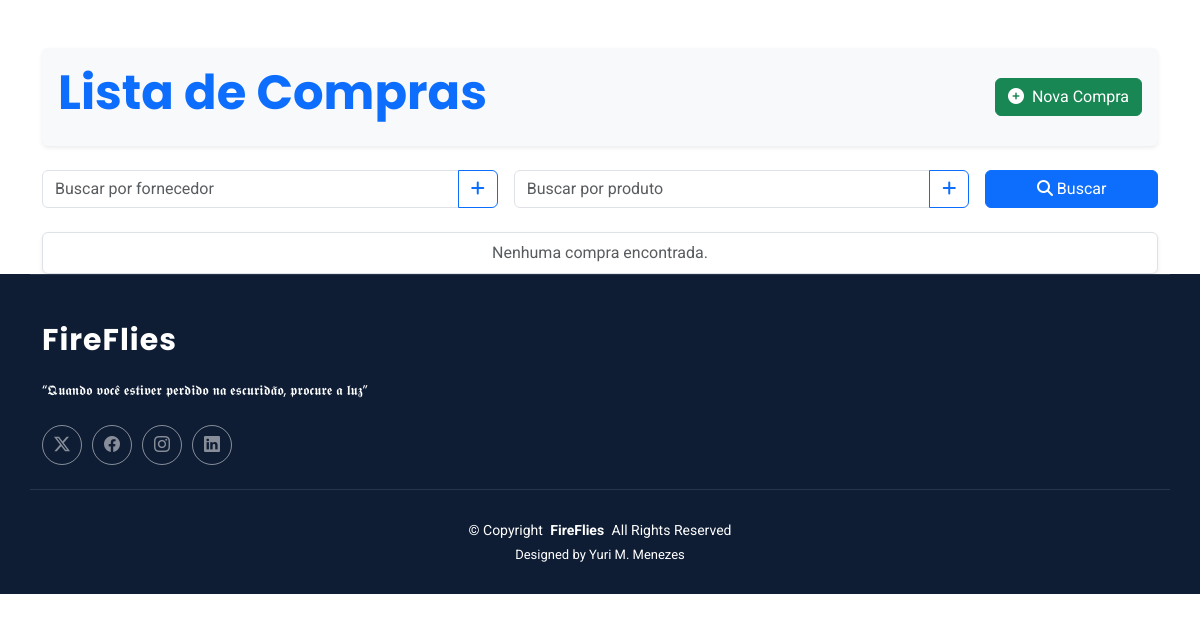
Before: /compras/ with the older database file.
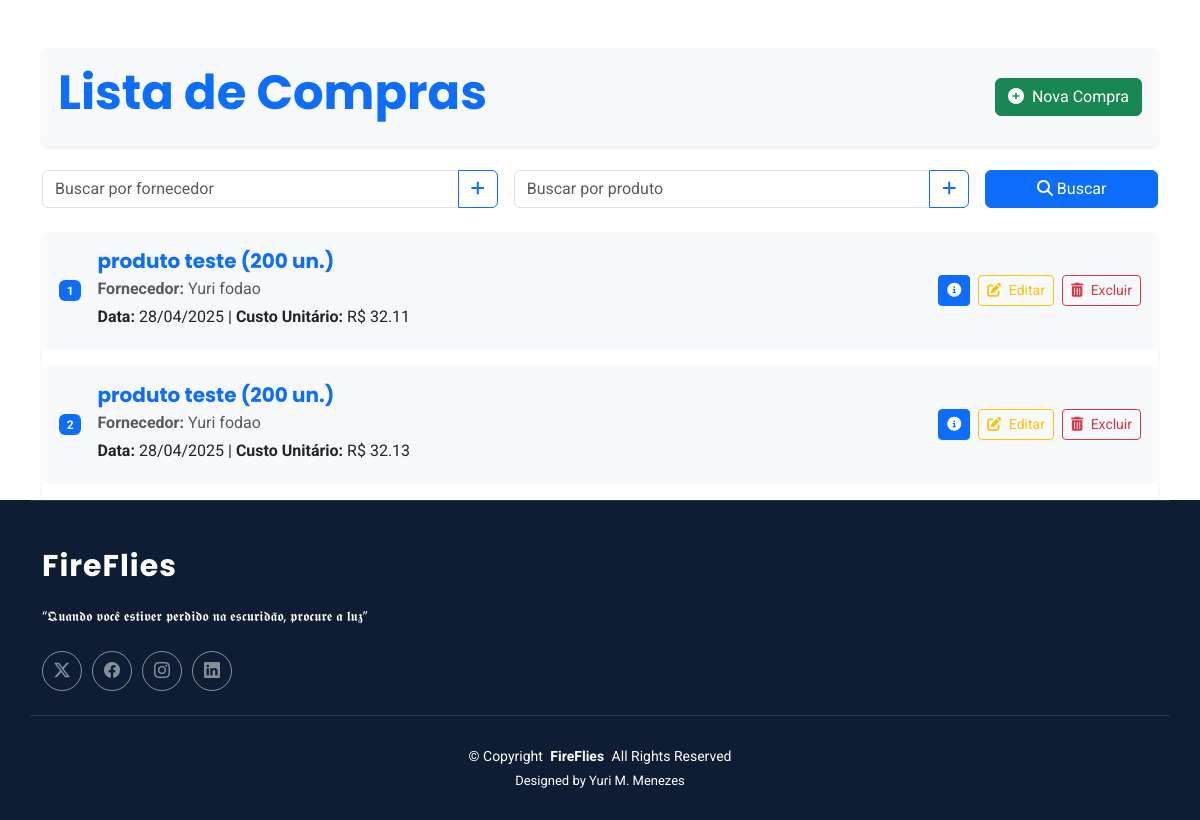
After: the same page with the newer database file.
### apps/compras/models.py (models this page shows, shortened)
class Compra(models.Model):
    STATUS_CHOICES = [
        ('pendente', 'Pendente'),
        ('confirmada', 'Confirmada'),
        ('cancelada', 'Cancelada'),
        ('entregue', 'Entregue'),
        ('faturada', 'Faturada'),
        ('paga', 'Paga'),
    ]
    FORMA_PAGAMENTO_CHOICES = [
        ('avista', 'À Vista'),
        ('prazo', 'A Prazo'),
        ('boleto', 'Boleto'),
        ('cartao', 'Cartão de Crédito'),
        ('pix', 'PIX'),
        ('transferencia', 'Transferência Bancária'),
    ]
    fornecedor = models.ForeignKey(Fornecedor, on_delete=models.CASCADE, related_name='compras')
    produto = models.ForeignKey('produtos.Produto', on_delete=models.CASCADE, related_name='compras')
    quantidade = models.PositiveIntegerField()
    custo_unitario = models.DecimalField(max_digits=10, decimal_places=2)
    data_compra = models.DateTimeField(default=timezone.now)
    data_entrega = models.DateTimeField(null=True, blank=True)
    descricao = models.TextField(blank=True, null=True)
    slug = models.SlugField(max_length=255, unique=True, blank=True)
    status = models.CharField(max_length=20, choices=STATUS_CHOICES, default='pendente')
    forma_pagamento = models.CharField(max_length=20, choices=FORMA_PAGAMENTO_CHOICES, default='avista')
    valor_total = models.DecimalField(max_digits=10, decimal_places=2, default=0.00)
    desconto = models.DecimalField(max_digits=10, decimal_places=2, default=0.00)
    valor_final = models.DecimalField(max_digits=10, decimal_places=2, default=0.00)
    numero_parcelas = models.PositiveIntegerField(default=1)
    valor_parcela = models.DecimalField(max_digits=10, decimal_places=2, default=0.00)
    data_criacao = models.DateTimeField(auto_now_add=True)
    data_atualizacao = models.DateTimeField(auto_now=True)
    observacoes = models.TextField(blank=True, null=True)
    usuario_criacao = models.ForeignKey(settings.AUTH_USER_MODEL, on_delete=models.SET_NULL, null=True, related_name='compras_criadas')
    usuario_atualizacao = models.ForeignKey(settings.AUTH_USER_MODEL, on_delete=models.SET_NULL, null=True, related_name='compras_atualizadas')
    numero_nota_fiscal = models.CharField(max_length=20, blank=True, null=True)
    serie_nota_fiscal = models.CharField(max_length=10, blank=True, null=True)
    data_emissao_nf = models.DateField(blank=True, null=True)
    valor_frete = models.DecimalField(max_digits=10, decimal_places=2, default=0.00)
    valor_seguro = models.DecimalField(max_digits=10, decimal_places=2, default=0.00)
    valor_outras_despesas = models.DecimalField(max_digits=10, decimal_places=2, default=0.00)
    motorista = models.ForeignKey('motoristas.Motorista', on_delete=models.SET_NULL, null=True, blank=True, related_name='compras')
    veiculo = models.ForeignKey('veiculos.Veiculo', on_delete=models.SET_NULL, null=True, blank=True, related_name='compras')
    data_chegada = models.DateTimeField(blank=True, null=True)
    data_saida = models.DateTimeField(blank=True, null=True)
    placa_veiculo = models.CharField(max_length=10, blank=True, null=True)
    uf_veiculo = models.CharField(max_length=2, blank=True, null=True)
    class Meta:
        indexes = [
            models.Index(fields=['status']),
            models.Index(fields=['data_compra']),
            models.Index(fields=['fornecedor']),
            models.Index(fields=['produto']),
            models.Index(fields=['numero_nota_fiscal']),
            models.Index(fields=['motorista']),
            models.Index(fields=['veiculo']),
            models.Index(fields=['usuario_criacao']),
            models.Index(fields=['usuario_atualizacao']),
        ]
        constraints = [
            models.CheckConstraint(
                check=models.Q(valor_total__gte=0),
                name='compra_valor_total_nao_negativo'
            ),
            models.CheckConstraint(
                check=models.Q(desconto__gte=0),
                name='compra_desconto_nao_negativo'
            ),
            models.CheckConstraint(
                check=models.Q(valor_final__gte=0),
                name='compra_valor_final_nao_negativo'
            ),
            models.CheckConstraint(
                check=models.Q(valor_frete__gte=0),
                name='compra_valor_frete_nao_negativo'
            ),
            models.CheckConstraint(
                check=models.Q(valor_seguro__gte=0),
                name='compra_valor_seguro_nao_negativo'
            ),
            models.CheckConstraint(
                check=models.Q(valor_outras_despesas__gte=0),
                name='compra_valor_outras_despesas_nao_negativo'
            ),
        ]

### apps/produtos/models.py (models this page shows, shortened)
class Produto(models.Model):
    class Meta:
        verbose_name = 'Produto'
        verbose_name_plural = 'Produtos'
        indexes = [
            models.Index(fields=['slug']),
            models.Index(fields=['categoria']),
        ]
    STATUS_DISPONIVEL = 'disponivel'
    STATUS_INDISPONIVEL = 'indisponivel'
    STATUS_PROMOCAO = 'promocao'
    STATUS_CHOICES = [
        (STATUS_DISPONIVEL, 'Disponível'),
        (STATUS_INDISPONIVEL, 'Indisponível'),
        (STATUS_PROMOCAO, 'Promoção'),
    ]
    nome = models.CharField(max_length=255, unique=True)
    sku = models.CharField(max_length=20, unique=True, null=True, blank=True)
    slug = models.SlugField(unique=True, blank=True, null=False, max_length=255)
    descricao = models.TextField(blank=True, null=True)
    preco = models.DecimalField(max_digits=10, decimal_places=2)
    categoria = models.ForeignKey('Categoria', on_delete=models.SET_NULL, null=True, blank=True)
    estoque_minimo = models.PositiveIntegerField(default=0)
    peso = models.PositiveIntegerField(default=0, help_text="Peso do produto em gramas.")
    largura = models.DecimalField(max_digits=10, decimal_places=2, default=0, help_text="Largura do produto em centímetros.")
    altura = models.DecimalField(max_digits=10, decimal_places=2, default=0, help_text="Altura do produto em centímetros.")
    profundidade = models.DecimalField(max_digits=10, decimal_places=2, default=0, help_text="Profundidade do produto em centímetros.")
    marca = models.CharField(max_length=100, blank=True, null=True)
    status = models.CharField(max_length=20, choices=STATUS_CHOICES, default=STATUS_DISPONIVEL)
    status_message = models.CharField(max_length=255, blank=True, null=True)
    imagem = models.ImageField(upload_to='produtos/', null=True, blank=True)
    visivel = models.BooleanField(default=True)
    promocao_inicio = models.DateTimeField(null=True, blank=True)
    promocao_fim = models.DateTimeField(null=True, blank=True)
    produtos_relacionados = models.ManyToManyField('self', blank=True)
    data_cadastro = models.DateTimeField(auto_now_add=True)

### apps/fornecedores/models.py (models this page shows, shortened)
class Fornecedor(models.Model):
    class Meta:
        verbose_name = 'Fornecedor'
        verbose_name_plural = 'Fornecedores'
        ordering = ['-data_cadastro']
    nome = models.CharField(max_length=255)
    slug = models.SlugField(unique=True, blank=True, null=False, max_length=255)
    email = models.EmailField(unique=True)
    telefone = models.CharField(max_length=15)
    cpf = models.CharField(max_length=14, unique=True, blank=True, null=True)  # CPF (opcional)
    cnpj = models.CharField(max_length=18, unique=True, blank=True, null=True)  # CNPJ (opcional)
    data_fundacao = models.DateField(null=True, blank=True)
    data_cadastro = models.DateTimeField(auto_now_add=True)
    endereco = models.OneToOneField('enderecos.Endereco', on_delete=models.CASCADE, null=True, blank=True)
    limite_credito = models.DecimalField(max_digits=10, decimal_places=2, default=0.00)
    saldo_devedor = models.DecimalField(max_digits=10, decimal_places=2, default=0.00)
    status = models.CharField(
        max_length=20,
        choices=[
            ('ativo', 'Ativo'),
            ('inativo', 'Inativo'),
            ('bloqueado', 'Bloqueado'),
            ('pre_cadastro', 'Pré-cadastro')
        ],
        default='pre_cadastro'
    )
    observacoes = models.TextField(blank=True, null=True)
    data_atualizacao = models.DateTimeField(auto_now=True)
    ultima_compra = models.DateTimeField(null=True, blank=True)
    total_compras = models.DecimalField(max_digits=10, decimal_places=2, default=0.00)
    total_servicos = models.DecimalField(max_digits=10, decimal_places=2, default=0.00)
    prazo_pagamento = models.IntegerField(default=30)  # Prazo padrão em dias
    condicao_pagamento = models.CharField(
        max_length=50,
        choices=[
            ('a_vista', 'À Vista'),
            ('30_dias', '30 Dias'),
            ('60_dias', '60 Dias'),
            ('90_dias', '90 Dias'),
            ('personalizado', 'Personalizado')
        ],
        default='30_dias'
    )

### apps/compras/views.py (the view)
# urls.py: path('', CompraListView.as_view(), name='lista_compras'),
class CompraListView(AjaxListMixin, ListView):
    model = Compra
    template_name = 'compras/lista_compras.html'
    partial_template_name = 'compras/_lista_compras.html'
    context_object_name = 'compras'
    def get_queryset(self):
        fornecedor_busca = self.request.GET.get('fornecedor', '')
        produto_busca = self.request.GET.get('produto', '')
        queryset = Compra.objects.all()
        if fornecedor_busca:
            queryset = queryset.filter(fornecedor__nome__icontains=fornecedor_busca)
        if produto_busca:
            queryset = queryset.filter(produto__nome__icontains=produto_busca)
        return queryset

### apps/compras/views.py (called while the page is built)
def is_ajax(request):
    return request.headers.get('X-Requested-With') == 'XMLHttpRequest'

    def render_to_response(self, context, **response_kwargs):
        if is_ajax(self.request) and self.partial_template_name:
            return render(self.request, self.partial_template_name, context)
        return super().render_to_response(context, **response_kwargs)

### apps/context_processors.py (called while the page is built)
def cfg_assets_root(request):
    return { 'ASSETS_ROOT' : settings.ASSETS_ROOT }

### apps/compras/templates/compras/lista_compras.html (shortened to what this page needs)
{% extends 'includes/base_cadastros.html' %}
{% load static %}
{% load crispy_forms_tags %}
{% block content %}
<div class="container mt-5">
  <div class="d-flex justify-content-between align-items-center mb-4 p-3 bg-light rounded shadow-sm">
    <a href="{% url 'compras:lista_compras' %}" class="text-decoration-none">
      <h1 class="display-5 fw-bold text-primary">Lista de Compras</h1>
    </a>
    <button class="btn btn-success" onclick="abrirModal('{% url 'compras:nova_compra' %}', 'Nova Compra')">
      <i class="fas fa-plus-circle me-1"></i> Nova Compra
    </button>
  </div>
  <form method="get" action="{% url 'compras:lista_compras' %}" class="mb-4">
    <div class="row g-3">
      <div class="col-md-5">
        <div class="input-group">
          <input type="text" name="fornecedor" value="{{ request.GET.fornecedor }}" class="form-control" placeholder="Buscar por fornecedor">
          <button class="btn btn-outline-primary" type="button" onclick="abrirModal('{% url 'fornecedores:novo_fornecedor' %}', 'Novo Fornecedor')">
            <i class="fas fa-plus"></i>
          </button>
        </div>
      </div>
      <div class="col-md-5">
        <div class="input-group">
          <input type="text" name="produto" value="{{ request.GET.produto }}" class="form-control" placeholder="Buscar por produto">
          <button class="btn btn-outline-primary" type="button" onclick="abrirModal('{% url 'produtos:novo_produto' %}', 'Novo Produto')">
            <i class="fas fa-plus"></i>
          </button>
        </div>
      </div>
      <div class="col-md-2">
        <button class="btn btn-primary w-100" type="submit">
          <i class="fas fa-search"></i> Buscar
        </button>
      </div>
    </div>
  </form>
  {% include 'compras/_lista_compras.html' %}
</div>
{% endblock content %}

### apps/compras/templates/compras/_lista_compras.html
<div class="list-group shadow-sm" id="lista-compras">
  {% for compra in compras %}
    <div class="list-group-item d-flex justify-content-between align-items-center mb-3 p-3 rounded-3 border border-light bg-light" id="compra-{{ compra.slug }}">
      <div class="d-flex align-items-center">
        <span class="badge bg-primary me-3">{{ forloop.counter }}</span>
        <div>
          <h5 class="mb-1">
            <a href="javascript:void(0);" class="text-primary fw-bold text-decoration-none"
               onclick="abrirModalGenerico('{% url 'compras:detalhes_compra' compra.slug %}', 'Detalhes da Compra')">
              {{ compra.produto.nome }} ({{ compra.quantidade }} un.)
            </a>
          </h5>
          <p class="mb-1 text-muted">
            <strong>Fornecedor:</strong> {{ compra.fornecedor.nome }}
          </p>
          <p class="mb-1">
            <strong>Data:</strong> {{ compra.data_compra|date:"d/m/Y" }} |
            <strong>Custo Unitário:</strong> R$ {{ compra.custo_unitario }}
          </p>
        </div>
      </div>
      <div class="d-flex gap-2">
        <button class="btn btn-sm btn-primary"
                onclick="abrirModalGenerico('{% url 'compras:detalhes_compra' compra.slug %}', 'Detalhes da Compra')">
          <i class="fas fa-info-circle"></i>
        </button>
        <button class="btn btn-sm btn-outline-warning"
                onclick="abrirModalGenerico('{% url 'compras:editar_compra' compra.slug %}', 'Editar Compra')">
          <i class="fas fa-edit me-1"></i> Editar
        </button>
        <button class="btn btn-sm btn-outline-danger"
                onclick="abrirModalGenerico('{% url 'compras:excluir_compra' compra.slug %}', 'Excluir Compra')">
          <i class="fas fa-trash-alt me-1"></i> Excluir
        </button>
      </div>
    </div>
  {% empty %}
    <div class="list-group-item text-center text-muted">Nenhuma compra encontrada.</div>
  {% endfor %}
</div>

Changed rows visible on the page:
added Compra: produto.nome "produto teste", quantidade "200", fornecedor.nome "Yuri fodao", data_compra "28/04/2025", custo_unitario "32.11"
added Compra: produto.nome "produto teste", quantidade "200", fornecedor.nome "Yuri fodao", data_compra "28/04/2025", custo_unitario "32.13"
Other visible differences:
text no longer shown: "Nenhuma compra encontrada."
